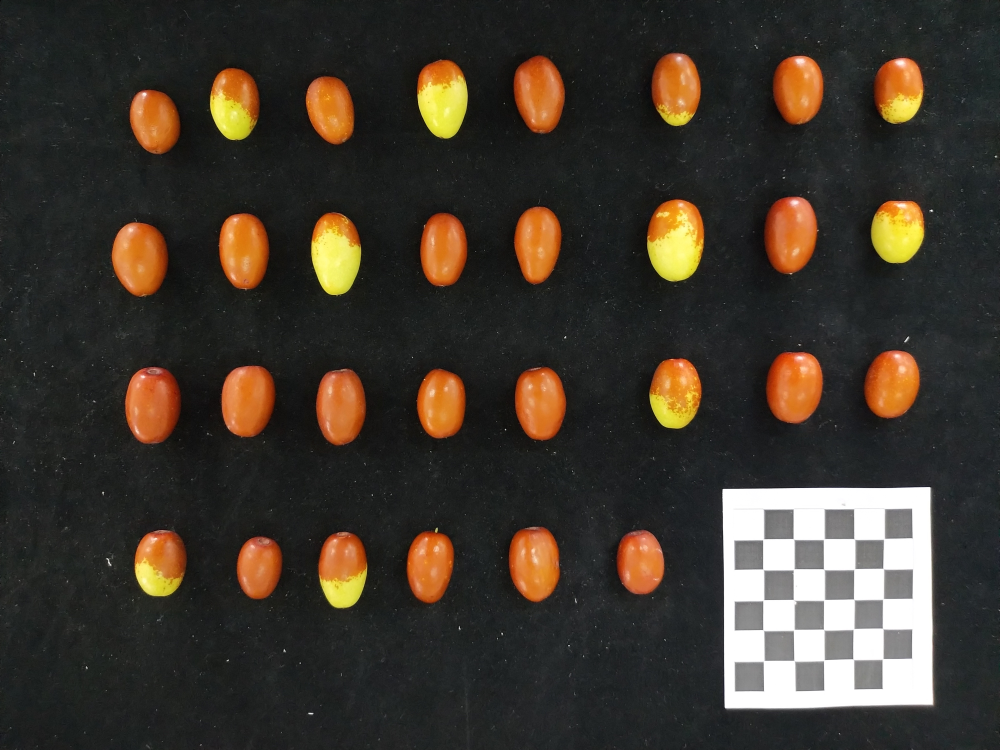
#> input picture image/black/1.jpg, 4000 x 3000 px, given as the content of the folder image/black/1.jpg, which was not available (shown at 1/4 size)
$ python -i efd.py   (imports and definitions only)
#> lines starting #> are read from the running program, lines starting #| are printed output that depends on the picture; after the words box and inside, x2 and y2 are one past the last pixel; in counts of white or black regions, pixels touching at a corner belong together; pictures that were not available may be replaced by others from this repository, and a replacement may not be noted
import numpy as np
import cv2 as cv
import pyefd
import os

def efd_single(name,path,output):
#> called with name = '1.jpg', path = 'image/black/1.jpg', output = 'out.png'
    img_path = os.path.join(path,name)
    img = cv.imread(img_path, cv.IMREAD_GRAYSCALE)
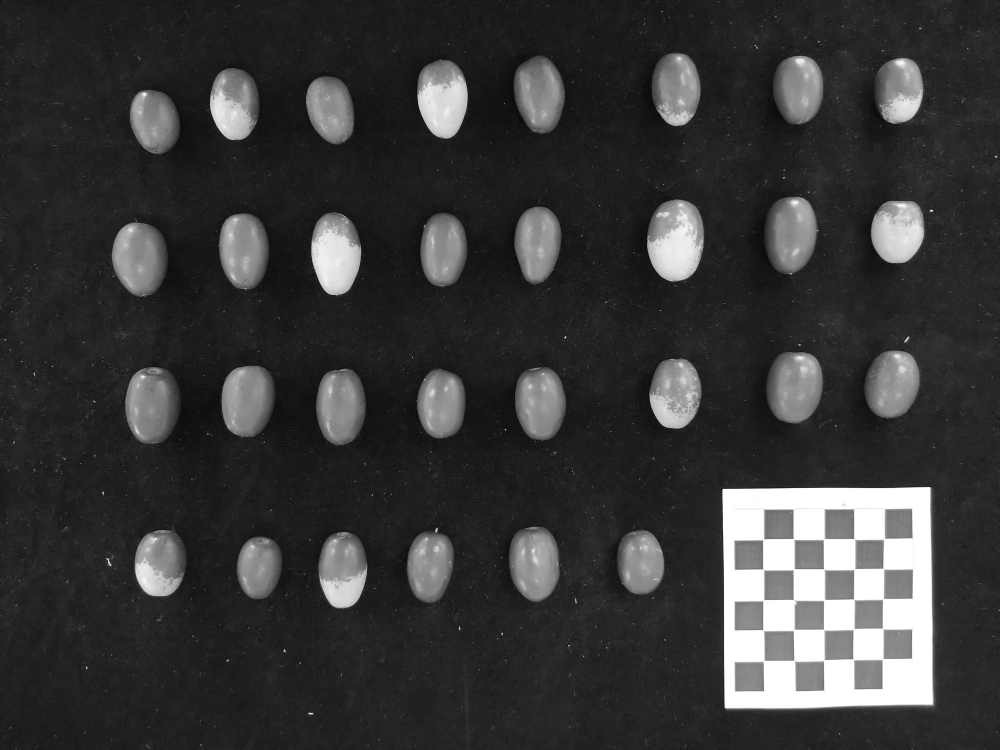
#> img: shape (3000, 4000) (shown at 1/4 size); min 0, max 255, mean 56.1
    blurred = cv.GaussianBlur(img, (11, 11), 0)
    edge = cv.Canny(blurred, 5, 15)
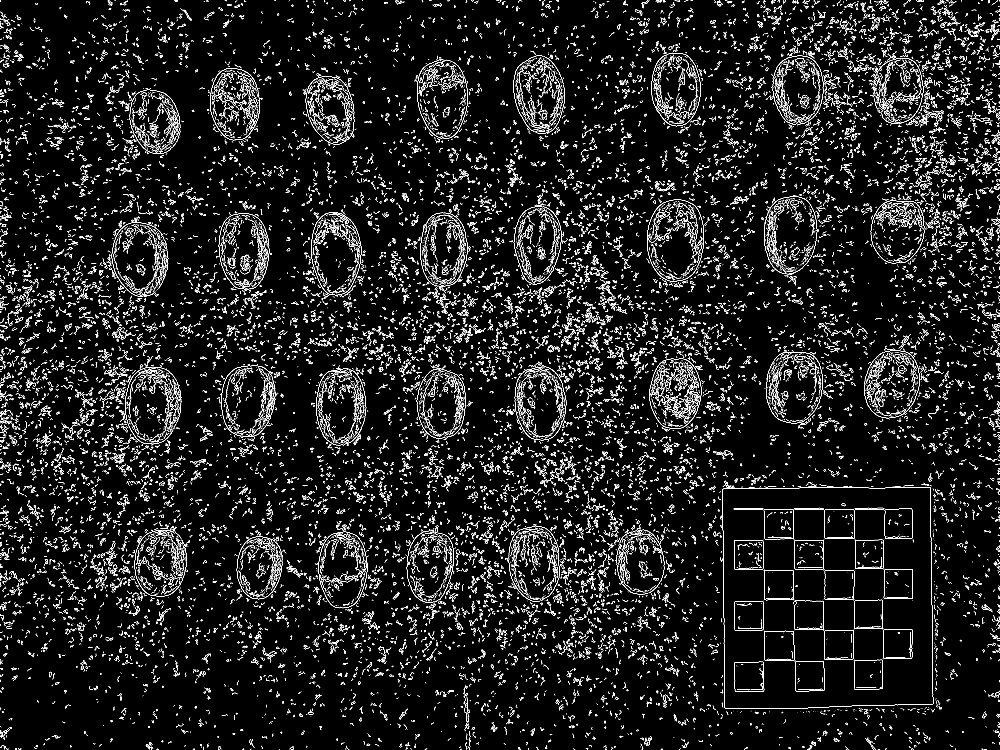
#> edge: shape (3000, 4000) (shown at 1/4 size); 3.7% white in thin lines or dots
    contours, _ = cv.findContours(edge, cv.RETR_EXTERNAL, cv.CHAIN_APPROX_NONE)
#> contours = 34116 contours, 33066 with area under 20; largest, box (x1, y1, x2, y2) and area: (2889, 1948, 3734, 2835) 728502, (2588, 798, 2816, 1127) 60110, (2606, 212, 2803, 505) 45442, (3483, 803, 3697, 1053) 43524, (3616, 1345, 3636, 1370) 180
#> (the run stopped early here; a loop or call above may not have finished)

$ run again, on image/black/2.jpg
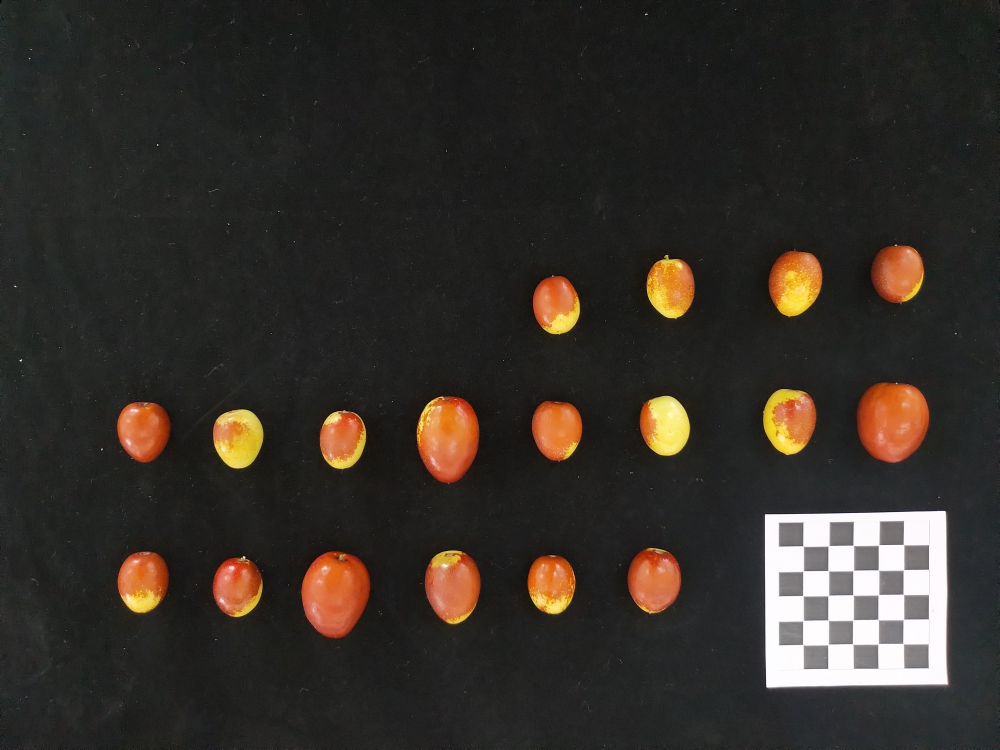
#> input picture image/black/2.jpg, 4000 x 3000 px, given as the content of the folder image/black/2.jpg, which was not available (shown at 1/4 size)
#> in efd_single, `img = cv.imread(img_path, cv.IMREAD_GRAYSCALE)`:
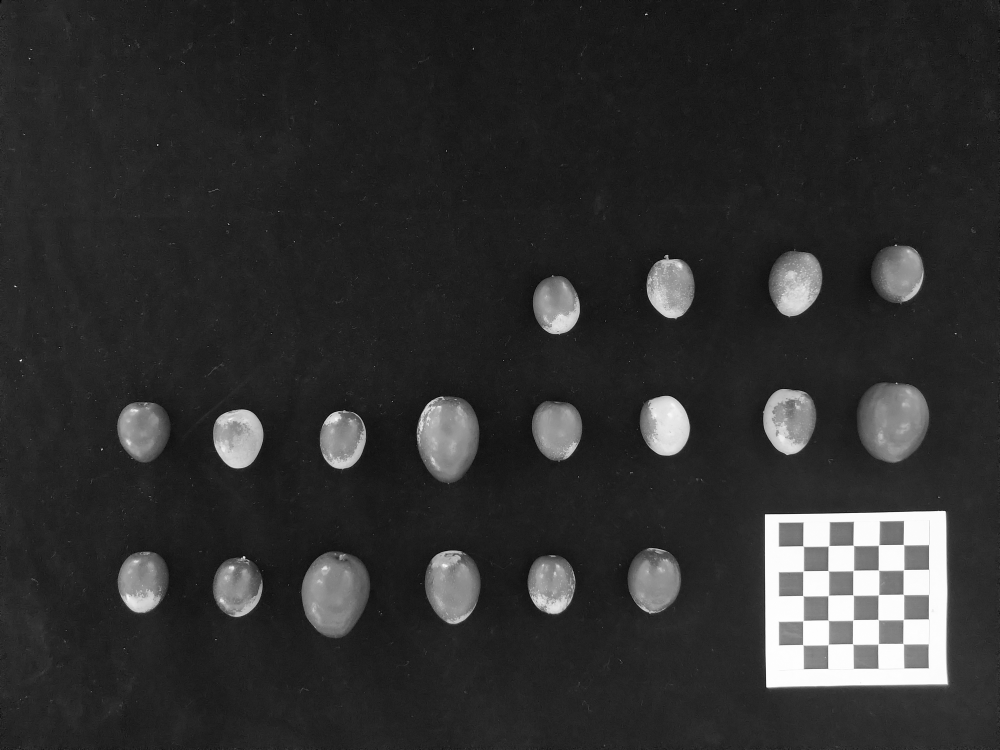
#> img: shape (3000, 4000) (shown at 1/4 size); min 0, max 255, mean 47.7
#> in efd_single, `edge = cv.Canny(blurred, 5, 15)`:
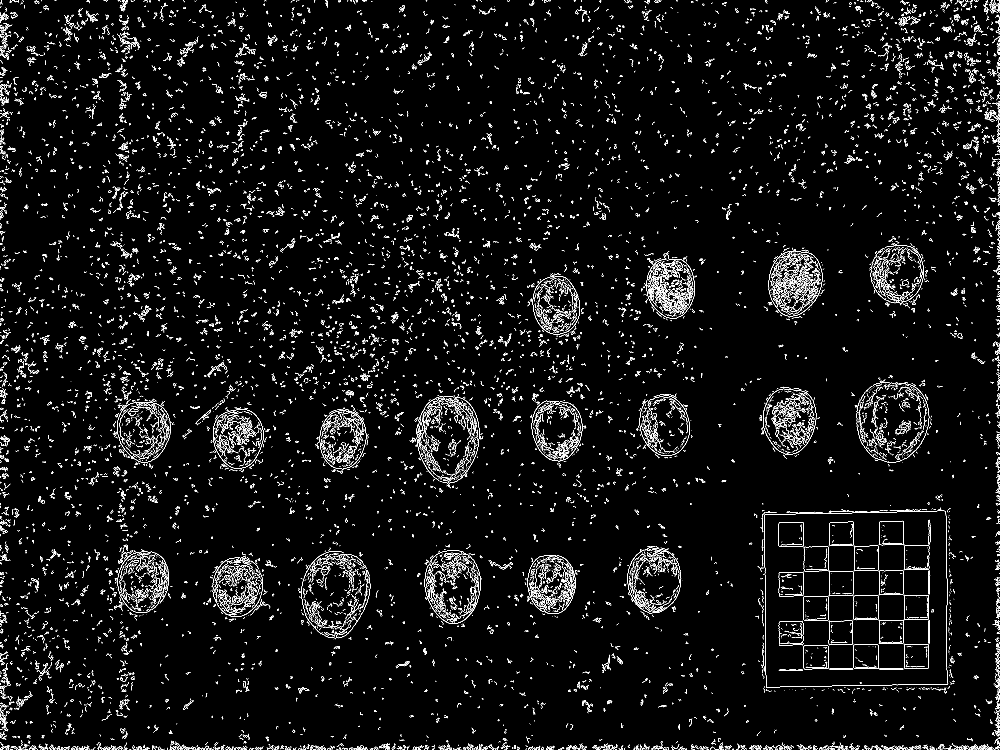
#> edge: shape (3000, 4000) (shown at 1/4 size); 2.3% white in thin lines or dots
#> contours = 17334 contours, 16799 with area under 20; largest, box (x1, y1, x2, y2) and area: (3052, 1555, 3266, 1820) 43825, (852, 1637, 1054, 1874) 37476, (1279, 1641, 1465, 1878) 34398, (3617, 2180, 3717, 2280) 9619, (3416, 2183, 3515, 2283) 9540

$ run again, on image/black/4.jpg
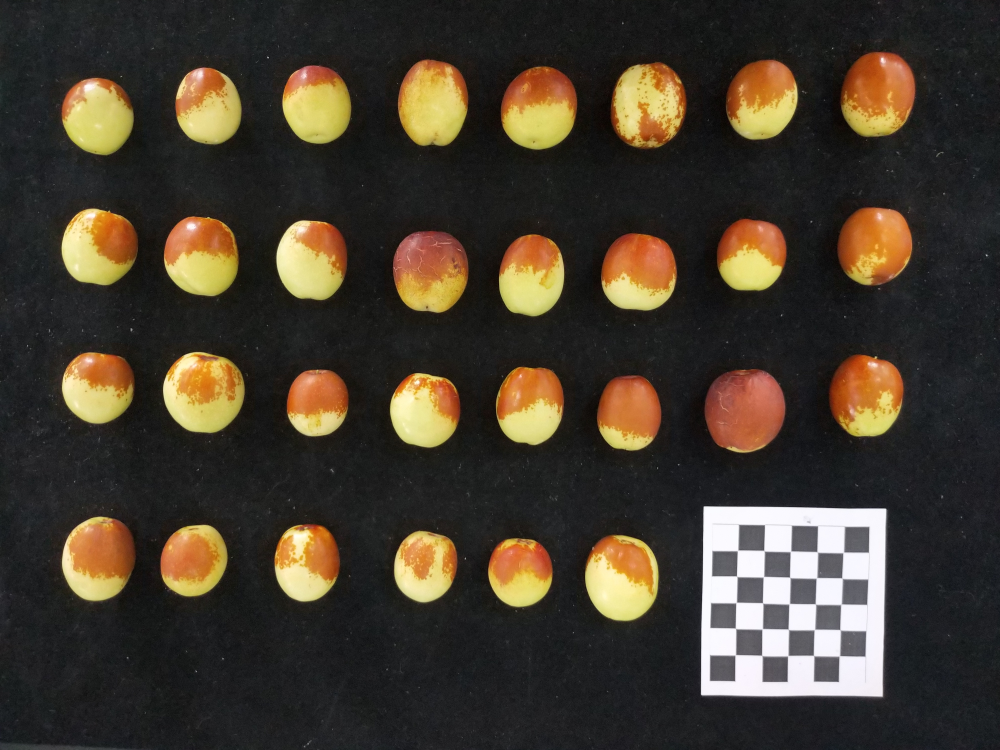
#> input picture image/black/4.jpg, 4000 x 3000 px, given as the content of the folder image/black/4.jpg, which was not available (shown at 1/4 size)
#> in efd_single, `img = cv.imread(img_path, cv.IMREAD_GRAYSCALE)`:
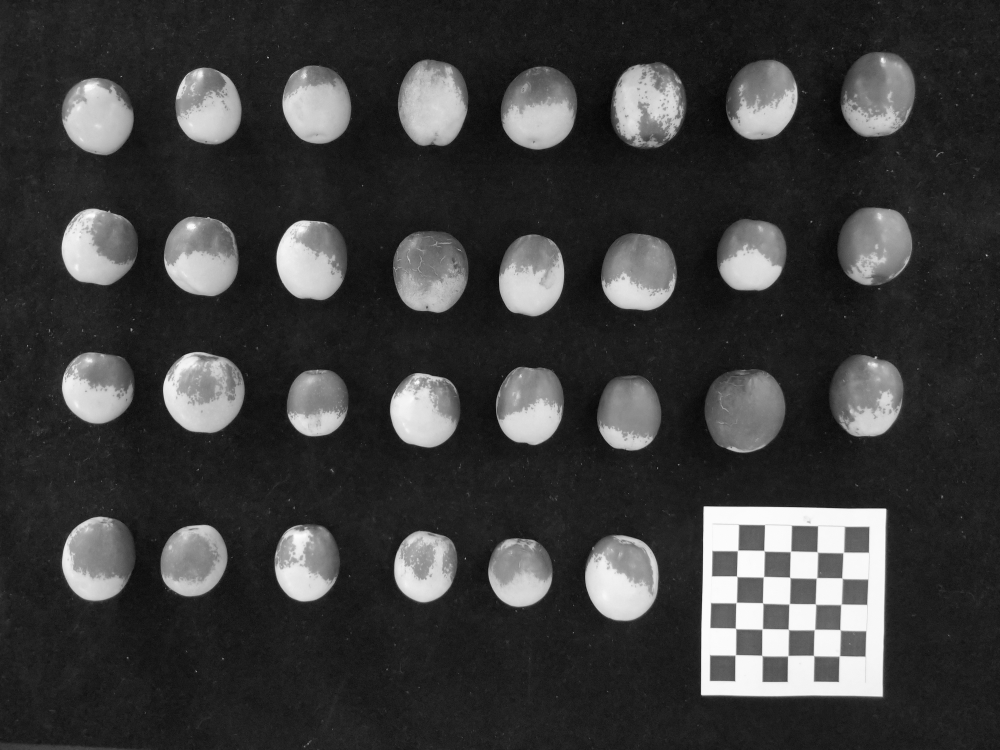
#> img: shape (3000, 4000) (shown at 1/4 size); min 0, max 255, mean 60.3
#> in efd_single, `edge = cv.Canny(blurred, 5, 15)`:
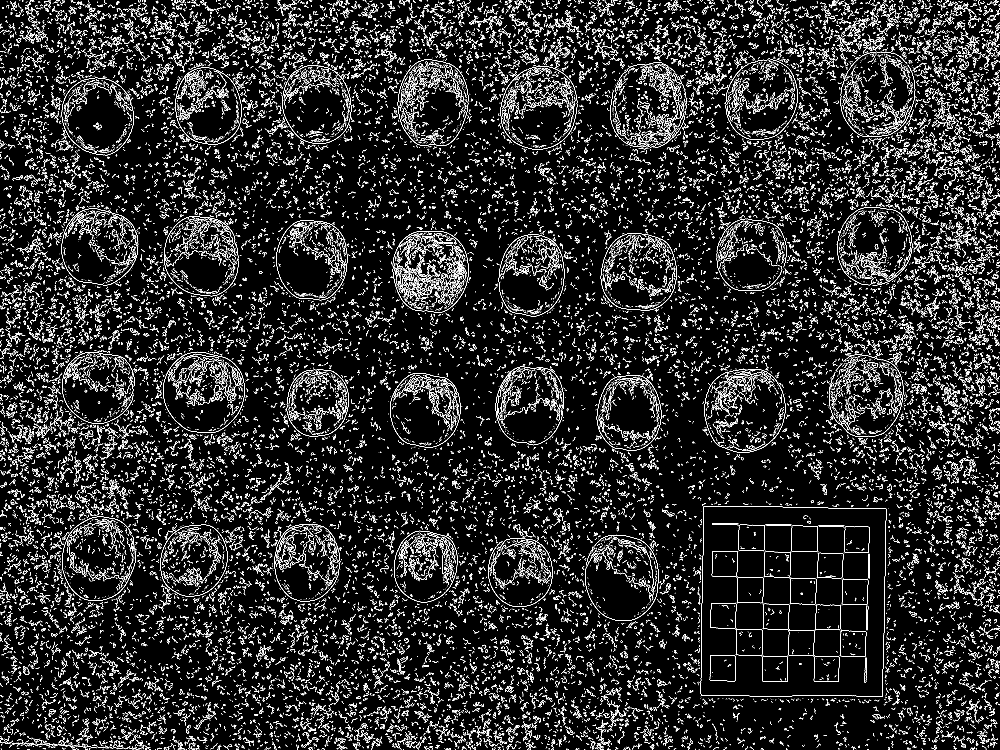
#> edge: shape (3000, 4000) (shown at 1/4 size); 5.2% white in thin lines or dots
#> contours = 42034 contours, 41280 with area under 20; largest, box (x1, y1, x2, y2) and area: (2803, 2025, 3546, 2787) 549969, (652, 1407, 979, 1732) 83330, (701, 270, 967, 578) 64549, (2387, 1501, 2646, 1803) 62410, (642, 2099, 911, 2386) 60802
